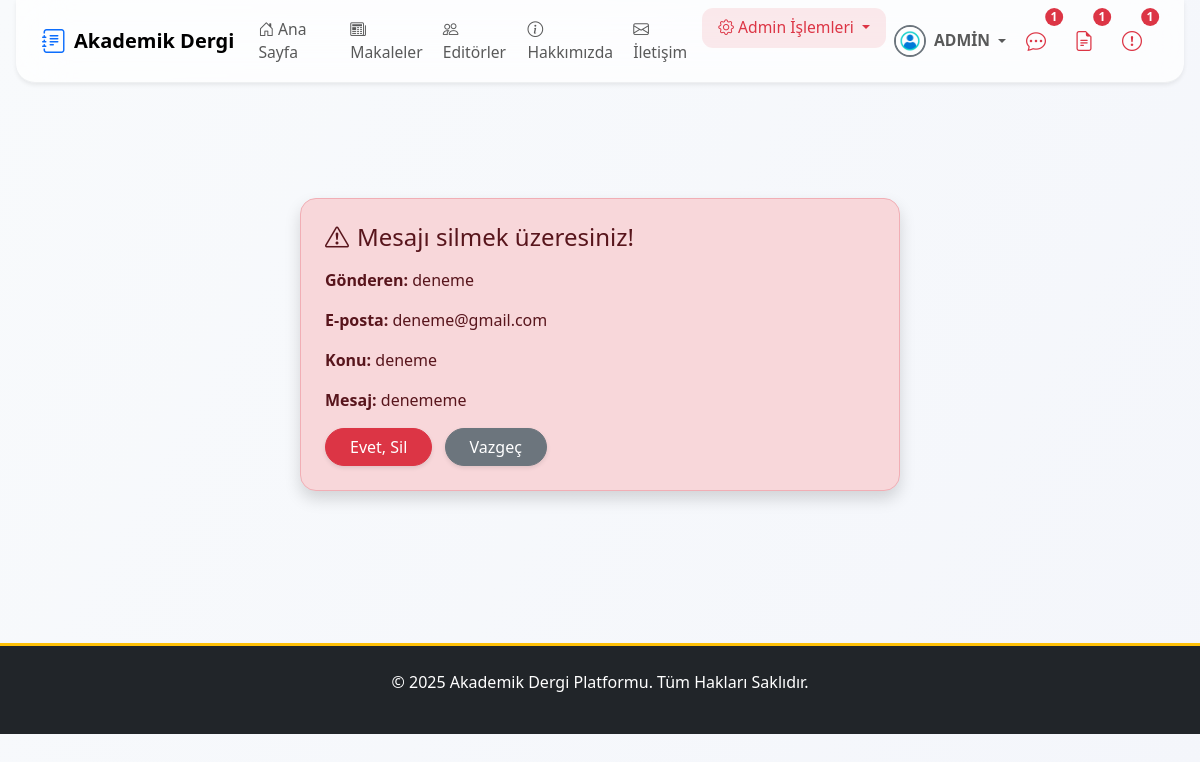
/dashboard/iletisim/sil/1/ (signed in), run on the app's committed database.
### apps/users/models.py (models this page shows, shortened)
class User(AbstractUser):
    email = models.EmailField(unique=True, verbose_name="E-posta Adresi")
    biyografi = models.TextField(blank=True, null=True, verbose_name="Biyografi")
    profile_resmi = models.ImageField(
        upload_to=profile_pic_path,
        default='profile_pics/default.png',
        verbose_name="Profil Resmi"
    )
    resume = models.FileField(
        upload_to=resume_path,
        blank=True,
        null=True,
        verbose_name="Özgeçmiş (PDF)"
    )
    is_editor = models.BooleanField(default=False, verbose_name="Editör Yetkisi")
    goster_editorler_sayfasinda = models.BooleanField(
        default=False,
        verbose_name="Editörler Sayfasında Gösterilsin mi?"
    )
    def get_full_name(self):
        return f"{self.first_name} {self.last_name}".strip()

### apps/pages/models.py (models this page shows, shortened)
class IletisimFormu(models.Model):
    isim_soyisim = models.CharField(max_length=150, verbose_name="İsim Soyisim")
    email = models.EmailField(verbose_name="E-posta")
    konu = models.CharField(max_length=200, verbose_name="Konu")
    mesaj = models.TextField(verbose_name="Mesaj")
    cevaplandi = models.BooleanField(default=False, verbose_name="Cevaplandı mı?")
    olusturulma_tarihi = models.DateTimeField(auto_now_add=True)
    class Meta:
        verbose_name = "İletişim Mesajı"
        verbose_name_plural = "İletişim Mesajları"
        ordering = ['-olusturulma_tarihi']

### apps/dashboard/views.py (the view)
# urls.py: path('iletisim/sil/<int:pk>/', views.AdminIletisimSilView.as_view(), name='admin_iletisim_sil'),
class AdminIletisimSilView(AdminRequiredMixin, DeleteView):
    model = IletisimFormu
    template_name = 'dashboard/iletisim_confirm_delete.html'
    success_url = reverse_lazy('dashboard:admin_iletisim_list')

### apps/core/context_processors.py (called while the page is built)
def notification_context(request):
    if not request.user.is_authenticated:
        return {}
    user = request.user
    context = {}
    if user.is_superuser:
        context['unread_messages_count'] = IletisimFormu.objects.filter(cevaplandi=False).count()
    else:
        context['unread_messages_count'] = 0
    if user.is_superuser or user.is_editor:
        context['draft_articles_count'] = Makale.objects.filter(goster_makaleler_sayfasinda=False).count()
    else:
        context['draft_articles_count'] = 0
    context['unread_notes_count'] = Makale.objects.filter(
        yazarlar__user_hesabi=user,
        admin_notu_okundu=False
    ).exclude(admin_notu__isnull=True).exclude(admin_notu__exact='').count()
    return context

### apps/core/mixins.py (called while the page is built)
    def dispatch(self, request, *args, **kwargs):
        if not request.user.is_authenticated or not request.user.is_superuser:
            messages.error(request, 'Bu sayfaya erişim için admin yetkisi gerekmektedir.')
            return redirect('anasayfa')
        return super().dispatch(request, *args, **kwargs)

### templates/dashboard/iletisim_confirm_delete.html (shortened to what this page needs)
{% extends 'base.html' %}
{% block content %}
<div class="container py-5">
    <div class="row justify-content-center">
        <div class="col-lg-7 col-md-9 col-12">
            <div class="alert alert-danger shadow rounded-4 p-4">
                <h4 class="mb-3"><i class="bi bi-exclamation-triangle me-2"></i>Mesajı silmek üzeresiniz!</h4>
                <p><strong>Gönderen:</strong> {{ object.isim_soyisim }}</p>
                <p><strong>E-posta:</strong> {{ object.email }}</p>
                <p><strong>Konu:</strong> {{ object.konu }}</p>
                <p><strong>Mesaj:</strong> {{ object.mesaj|linebreaksbr }}</p>
                <form method="post">{% csrf_token %}
                    <button type="submit" class="btn btn-danger rounded-pill px-4">Evet, Sil</button>
                    <a href="{% url 'dashboard:admin_iletisim_list' %}" class="btn btn-secondary rounded-pill px-4 ms-2">Vazgeç</a>
                </form>
            </div>
        </div>
    </div>
</div>
{% endblock %}

### templates/partials/_navbar.html (shortened to what this page needs)
{% load static %}
{% load form_tags %}
<nav class="navbar navbar-expand-lg navbar-light fixed-top navbar-glass shadow-sm">
    <div class="container position-relative">
        <a class="navbar-brand d-none d-lg-flex align-items-center me-3" href="{% url 'anasayfa' %}">
            <i class="bi bi-journal-text fs-4 me-2 text-primary"></i>
            <span>Akademik Dergi</span>
        </a>
        <div class="collapse navbar-collapse justify-content-between mobile-glass-menu" id="navbarNav">
            <ul class="navbar-nav me-auto mb-2 mb-lg-0 gap-lg-1 gap-2 mobile-menu-list">
                <li class="nav-item">
                    <a href="{% url 'anasayfa' %}" class="nav-link {% if request.resolver_match.url_name == 'anasayfa' %}active fw-bold{% endif %}">
                        <i class="bi bi-house-door me-1"></i>Ana Sayfa
                    </a>
                </li>
                <li class="nav-item">
                    <a href="{% url 'makale_list' %}" class="nav-link {% if request.resolver_match.url_name == 'makale_list' %}active fw-bold{% endif %}">
                        <i class="bi bi-newspaper me-1"></i>Makaleler
                    </a>
                </li>
                <li class="nav-item">
                    <a href="{% url 'editorler' %}" class="nav-link {% if request.resolver_match.url_name == 'editorler' %}active fw-bold{% endif %}">
                        <i class="bi bi-people me-1"></i>Editörler
                    </a>
                </li>
                <li class="nav-item">
                    <a href="{% url 'hakkinda' %}" class="nav-link {% if request.resolver_match.url_name == 'hakkinda' %}active fw-bold{% endif %}">
                        <i class="bi bi-info-circle me-1"></i>Hakkımızda
                    </a>
                </li>
                        <li class="nav-item">
                    <a href="{% url 'iletisim' %}" class="nav-link {% if request.resolver_match.url_name == 'iletisim' %}active fw-bold{% endif %}">
                        <i class="bi bi-envelope me-1"></i>İletişim
                            </a>
                        </li>
                {% if user.is_authenticated %}
                    {% if user.is_superuser %}
                    <li class="nav-item dropdown">
                        <a class="nav-link dropdown-toggle nav-link-red" href="#" id="adminDropdown"
                           role="button" data-bs-toggle="dropdown" aria-expanded="false">
                            <i class="bi bi-gear me-1"></i>Admin İşlemleri
                        </a>
                    </li>
                    {% endif %}
                {% endif %}
            </ul>
            <ul class="navbar-nav align-items-center gap-lg-1 gap-2 d-none d-lg-flex">
                {% if user.is_authenticated %}
                    <li class="nav-item dropdown">
                        <a class="nav-link dropdown-toggle d-flex align-items-center" href="#" id="userDropdownDesktop" role="button" data-bs-toggle="dropdown" aria-expanded="false">
                            {% if user.profile_resmi %}
                                <img src="{{ user.profile_resmi.url }}" class="rounded-circle me-2" width="32" height="32" alt="{{ user.get_full_name|default:user.username }}" style="object-fit: cover;">
                            {% else %}
                                <div class="rounded-circle bg-primary bg-opacity-10 d-flex justify-content-center align-items-center me-2" style="width: 32px; height: 32px;">
                                    <i class="bi bi-person text-primary"></i>
                                </div>
                            {% endif %}
                            <span class="fw-semibold me-1">
                                {% if user.is_superuser %}
                                    ADMİN
                                {% else %}
                            {{ user.get_full_name|default:user.username }}
                                {% endif %}
                            </span>
                        </a>
                    </li>
                {% endif %}
                {% if user.is_authenticated %}
                    {% if unread_notes_count and unread_notes_count > 0 %}
                    <li class="nav-item position-relative me-2">
                        <a href="{% url 'makalelerim' %}" class="nav-link px-2" title="Yeni Admin Notu Olan Makaleler">
                            <i class="bi bi-chat-dots fs-5 text-danger"></i>
                            <span class="position-absolute top-0 start-100 translate-middle badge rounded-pill bg-danger text-white small-badge">{{ unread_notes_count }}</span>
                        </a>
                    </li>
                    {% endif %}
                    {% if user.is_superuser or user.is_editor %}
                        {% if draft_articles_count and draft_articles_count > 0 %}
                        <li class="nav-item position-relative me-2">
                            <a href="{% url 'dashboard:editor_panel' %}" class="nav-link px-2" title="Taslak Makaleler">
                                <i class="bi bi-file-earmark-text fs-5 text-danger"></i>
                                <span class="position-absolute top-0 start-100 translate-middle badge rounded-pill bg-danger text-white small-badge">{{ draft_articles_count }}</span>
                            </a>
                        </li>
                        {% endif %}
                        {% if user.is_superuser and unread_messages_count and unread_messages_count > 0 %}
                        <li class="nav-item position-relative me-2">
                            <a href="{% url 'dashboard:admin_iletisim_list' %}" class="nav-link px-2" title="Cevaplanmamış İletişim Mesajları">
                                <i class="bi bi-exclamation-circle fs-5 text-danger"></i>
                                <span class="position-absolute top-0 start-100 translate-middle badge rounded-pill bg-danger text-white small-badge">{{ unread_messages_count }}</span>
                            </a>
                        </li>
                        {% endif %}
                    {% endif %}
                {% endif %}
            </ul>
        </div>
    </div>
</nav>

### static/css/style.css (style rules this page uses)
body { font-family: 'Segoe UI', Roboto, 'Helvetica Neue', Arial, sans-serif; background-color: #f8f9fa; transition: background-color 0.3s; }
.navbar-brand { font-weight: bold; }
.navbar .dropdown-toggle img { border: 2px solid #6c757d; transition: transform 0.2s; }
.btn { transition: all 0.3s ease; box-shadow: 0 2px 4px rgba(0,0,0,0.1); }

### templates/base.html (style rules this page uses)
body { background: linear-gradient(120deg, #f8fafc 0%, #f4f6fb 100%); min-height: 100vh; font-family: 'Segoe UI', 'Roboto', 'Helvetica Neue', Arial, sans-serif; color: #222; transition: background 0.3s; }
.modern-btn, .btn { border-radius: 2rem !important; font-weight: 500; transition: box-shadow 0.2s, background 0.2s; }
body { opacity: 0; transition: opacity 0.5s; }

### templates/partials/_navbar.html (style rules this page uses)
.navbar-glass { background: rgba(255, 255, 255, 0.7); backdrop-filter: blur(24px); -webkit-backdrop-filter: blur(24px); border-bottom: 1.5px solid rgba(44, 62, 80, 0.07); transition: all 0.3s cubic-bezier(.4,0,.2,1); border-radius: 0 0 1.2rem 1.2rem; margin: 0 1rem; width: calc(100% - 2rem); box-shadow: 0 4px 24px 0 rgba(44,62,80,0.07); }
.nav-link-red { color: #dc3545 !important; background: rgba(220, 53, 69, 0.1); border-radius: 0.5rem; padding: 0.5rem 1rem !important; transition: all 0.3s ease; }
.navbar-nav .nav-link { font-size: 0.98rem; padding: 0.6rem 1.1rem; border-radius: 0.7rem; transition: background 0.2s, color 0.2s; }
.navbar-nav .position-relative { margin-right: 0.5rem; }
@media (min-width: 992px) { .d-lg-flex { display: flex !important; } }
body { padding-top: 80px; }
.small-badge { font-size: 0.75rem; padding: 0.25em 0.45em; z-index: 2; }

### data on the page
User: profile_resmi (placeholder picture)
IletisimFormu: isim_soyisim "deneme", email "deneme@gmail.com", konu "deneme", mesaj "denememe"

### other printed values
{{ unread_notes_count }} "1"
{{ draft_articles_count }} "1"
{{ unread_messages_count }} "1"
